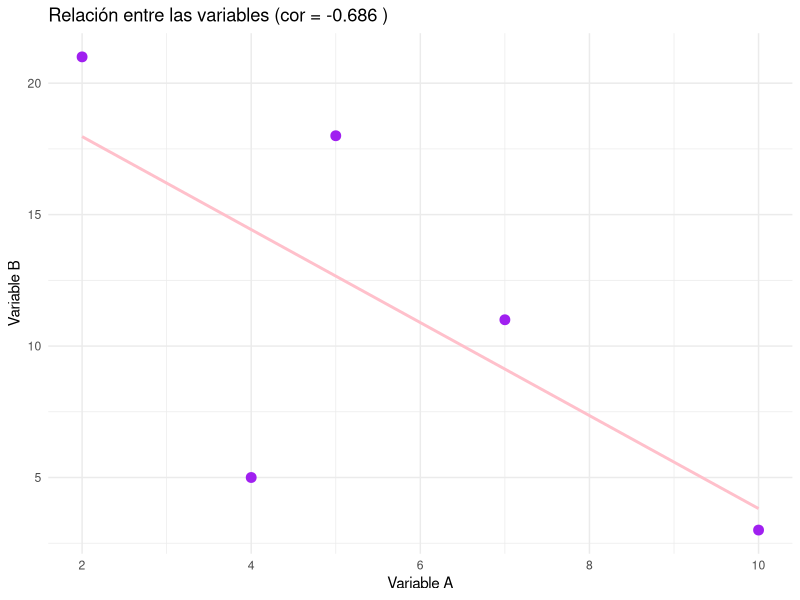

The R source for this figure:
## ---- chunk 1
mañana <- c(4.0, 3.5, 3.8, 3.6, 4.1)
tarde  <- c(3.8, 3.5, 3.0, 2.9)
noche  <- c(3.1, 2.5, 2.6)

## ---- chunk 2
medias <- c(mean(mañana), mean(tarde), mean(noche))
cat("Las medias son:\n",medias)

n <- c(length(mañana), length(tarde), length(noche))
cat("Numero de cantidades de cada grupo son:\n",n)

var_p <- function(x) mean((x - mean(x))^2)

varianzas <- c(
  Mañana = var_p(mañana),
  Tarde  = var_p(tarde),
  Noche  = var_p(noche)
)

cat("Las varianzas son:\n",varianzas)

## Media total
media_total <- sum(medias * n) / sum(n)
cat("Media total es:\n",media_total)


## ---- chunk 3
var_medias <- var_p(medias)
cat("La varianza de las medias es:\n", var_medias)

## ---- chunk 4
media_varianzas <- mean(varianzas)
cat("La media de las varianzas es:\n", media_varianzas)
## ---- chunk 5
a <- c(2, 5,7 ,4 ,10)
b <- c(21, 18, 11, 5, 3)

## ---- chunk 6

cov(a, b)
cor(a, b)

## ---- chunk 7

library(ggplot2)
datos <- data.frame(a, b)

ggplot(datos, aes(x = a, y = b)) +
  geom_point(color = "purple", size = 3) +
  geom_smooth(method = "lm", se = FALSE, color = "pink") +
  labs( 
    title = paste("Relación entre las variables (cor =", round(cor(a, b), 3), ")"),
    x = "Variable A",
    y = "Variable B"
   ) +
  theme_minimal()
